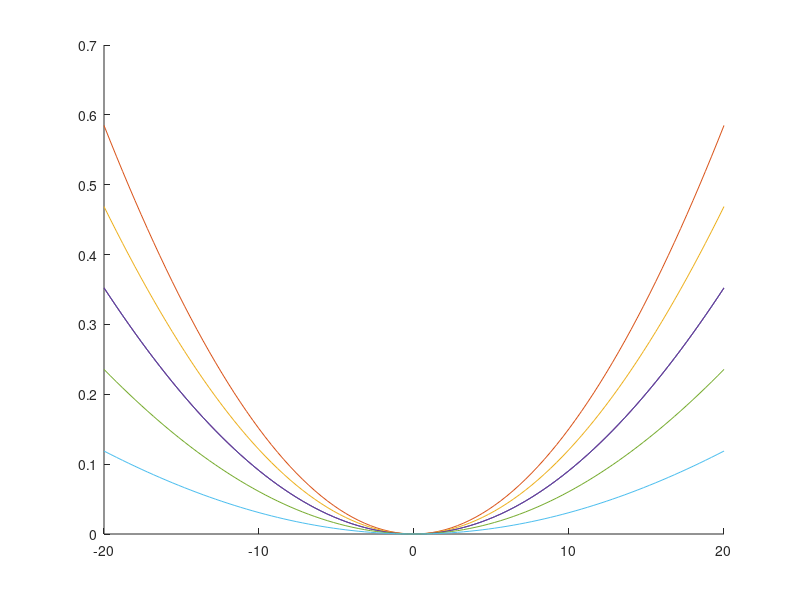

MATLAB code for this plot: (Note: this script raises an error after producing the figure.)
clear all; close all;

% sign convenrtion: leftward in VF = negative, crossed disparity = negative

% screen distance in Greg's study (m)
screen_dist = 0.57;

% Rough average in macaque (in m)
ipd = 0.03;
xL  = -ipd/2;
xR  = ipd/2;

% vergence angle associated with center of screen
x_cntr = 0;
z_cntr = screen_dist;

theta_L = atand((x_cntr - xL)/z_cntr);
theta_R = atand((x_cntr - xR)/z_cntr);

center_verg = theta_R - theta_L;

% calculate disparities for a range of eccentricities (deg)
ecc = linspace(-20,20,101);

for ii = 1:length(ecc)

    this_ecc = ecc(ii);

    % vergence angle associated with a point at this eccentricity
    x_side = screen_dist*tand(this_ecc);

    theta_L = atand((x_side - xL)/z_cntr);
    theta_R = atand((x_side - xR)/z_cntr);

    side_verg = theta_R - theta_L;

    % disparity
    screen_disparity(ii) = side_verg - center_verg;

    % repeat for a set of non-zero disparities (deg)
    % negative is crossed, positive is uncrossed
    disp = [-2 -1 0 1 2];
    %disp = -2;

    for jj = 1:length(disp)

        this_disp = disp(jj);

        % on screen shift
        screen_shift = abs(screen_dist*tand(this_disp/2));

        % make it crossed or uncrossed
        if sign(this_disp) == -1
            % crossed
            delta_xL = screen_shift;
            delta_xR = -screen_shift;
        else
            % uncrossed
            delta_xL = -screen_shift;
            delta_xR = +screen_shift;
        end

        % vergence angle at center of screen
        theta_L = atand((x_cntr + delta_xL - xL)/z_cntr);
        theta_R = atand((x_cntr + delta_xR - xR)/z_cntr);

        center_verg_disp = theta_R - theta_L;

        % vergence angle at side of screen
        theta_L = atand((x_side + delta_xL - xL)/z_cntr);
        theta_R = atand((x_side + delta_xR - xR)/z_cntr);

        side_verg = theta_R - theta_L;

        % disparity
        other_disparity(jj,ii) = side_verg - center_verg_disp;

    end

end

figure; hold on;
plot(ecc,screen_disparity)
plot(ecc,other_disparity)

%% Plot
f4 = figure;
f4.Position = [700 700 650 600];
hold on;

colors = [flipud(linspace(0,1,numel(disp))') zeros(numel(disp),1) linspace(0,1,numel(disp))'];

% plot(angs,a,'--k','linewidth',2);
for ii = 1:numel(disp)
    plot(ecc,other_disparity(ii,:),'color',colors(ii,:),'linewidth',2);
    text(-3,0.5-0.035*(ii-1),[num2str(disp(ii)),'\circ disp'],'fontsize',20,'color',colors(ii,:));
end
xlabel('Eccentricity');
ylabel('Disparity error (Screen - Retinal)');
set(gca,'fontsize',20);

saveas(gcf,'disparityError_Emily.png')
saveas(gcf,'disparityError_Emily.eps','epsc')